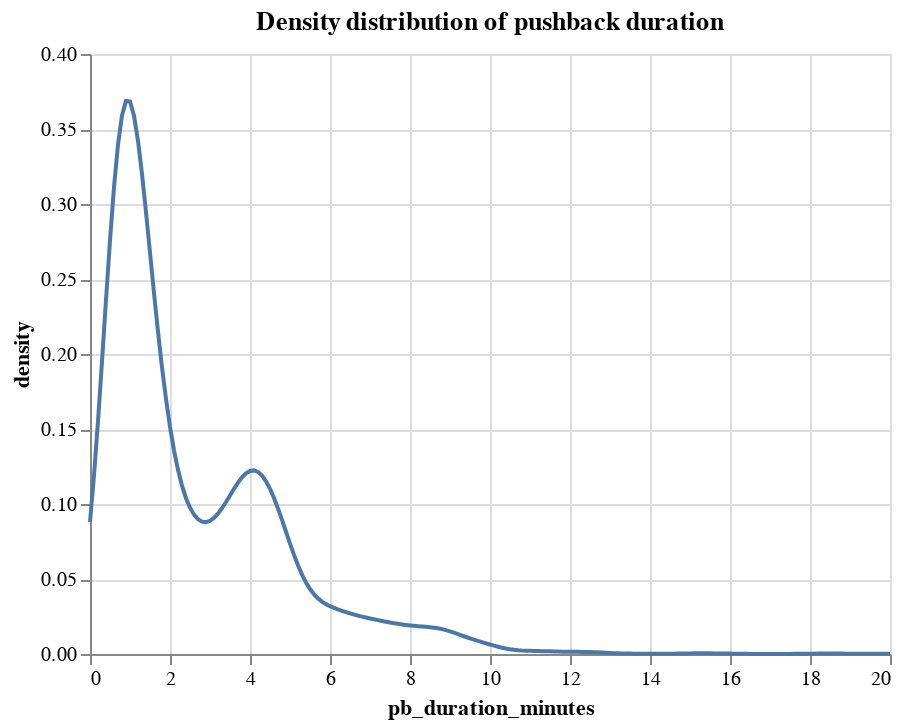

This figure's notebook cell:
### Markdown cell above
# Pushbacks

### Code cell
datachart = dep_arr_df.query("config=='NORTH0' & mvt_type=='DEP' & end_pb==end_pb")[
    ["pb_duration_minutes"]
].dropna()

alt.Chart(datachart).transform_density(
    "pb_duration_minutes", as_=["pb_duration_minutes", "density"], extent=[0, 20]
).mark_line().encode(x=alt.X("pb_duration_minutes:Q"), y="density:Q").properties(
    title="Density distribution of pushback duration"
)

### Figure 1 — Vega-Lite specification as saved in the notebook (floating-point values rounded to 4 significant figures; data arrays with more than 128 entries replaced by an {"elided": "..."} marker saying what was removed)
{"config": {"view": {"continuousWidth": 400, "continuousHeight": 300}}, "data": {"name": "data-770dd505628e89bfc51eb29e398c73c7"}, "mark": "line", "encoding": {"x": {"type": "quantitative", "field": "pb_duration_minutes"}, "y": {"type": "quantitative", "field": "density"}}, "title": "Density distribution of pushback duration", "transform": [{"density": "pb_duration_minutes", "extent": [0, 20], "as": ["pb_duration_minutes", "density"]}], "$schema": "https://vega.github.io/schema/vega-lite/v4.8.1.json", "datasets": {"data-770dd505628e89bfc51eb29e398c73c7": {"elided": "4553 records"}}}
